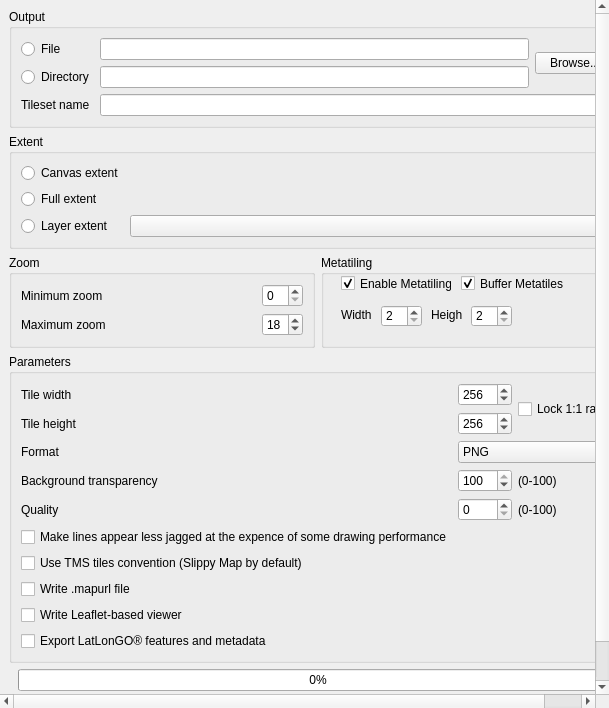
<?xml version="1.0" encoding="UTF-8"?>
<ui version="4.0">
 <class>Dialog</class>
 <widget class="QDialog" name="Dialog">
  <property name="geometry">
   <rect>
    <x>0</x>
    <y>0</y>
    <width>609</width>
    <height>708</height>
   </rect>
  </property>
  <property name="windowTitle">
   <string>QMetaTiles</string>
  </property>
  <layout class="QVBoxLayout" name="verticalLayout">
   <property name="margin">
    <number>0</number>
   </property>
   <item>
    <widget class="QScrollArea" name="scrollArea">
     <property name="frameShape">
      <enum>QFrame::NoFrame</enum>
     </property>
     <property name="widgetResizable">
      <bool>true</bool>
     </property>
     <widget class="QWidget" name="scrollAreaWidgetContents">
      <property name="geometry">
       <rect>
        <x>0</x>
        <y>0</y>
        <width>609</width>
        <height>708</height>
       </rect>
      </property>
      <layout class="QVBoxLayout" name="verticalLayout_2">
       <item>
        <widget class="QGroupBox" name="groupBox">
         <property name="title">
          <string>Output</string>
         </property>
         <layout class="QGridLayout" name="gridLayout">
          <item row="0" column="0">
           <widget class="QRadioButton" name="rbOutputZip">
            <property name="text">
             <string>File</string>
            </property>
           </widget>
          </item>
          <item row="0" column="1">
           <widget class="QLineEdit" name="leZipFileName"/>
          </item>
          <item row="0" column="2" rowspan="2">
           <widget class="QPushButton" name="btnBrowse">
            <property name="text">
             <string>Browse...</string>
            </property>
           </widget>
          </item>
          <item row="1" column="0">
           <widget class="QRadioButton" name="rbOutputDir">
            <property name="text">
             <string>Directory</string>
            </property>
           </widget>
          </item>
          <item row="1" column="1">
           <widget class="QLineEdit" name="leDirectoryName"/>
          </item>
          <item row="2" column="0">
           <widget class="QLabel" name="label_4">
            <property name="text">
             <string>Tileset name</string>
            </property>
           </widget>
          </item>
          <item row="2" column="1" colspan="2">
           <widget class="QLineEdit" name="leRootDir"/>
          </item>
         </layout>
        </widget>
       </item>
       <item>
        <widget class="QGroupBox" name="groupBox_2">
         <property name="title">
          <string>Extent</string>
         </property>
         <layout class="QGridLayout" name="gridLayout_2">
          <item row="0" column="0">
           <widget class="QRadioButton" name="rbExtentCanvas">
            <property name="text">
             <string>Canvas extent</string>
            </property>
           </widget>
          </item>
          <item row="1" column="0">
           <widget class="QRadioButton" name="rbExtentFull">
            <property name="text">
             <string>Full extent</string>
            </property>
           </widget>
          </item>
          <item row="2" column="0">
           <widget class="QRadioButton" name="rbExtentLayer">
            <property name="text">
             <string>Layer extent</string>
            </property>
           </widget>
          </item>
          <item row="2" column="1">
           <widget class="QComboBox" name="cmbLayers">
            <property name="sizePolicy">
             <sizepolicy hsizetype="Expanding" vsizetype="Fixed">
              <horstretch>0</horstretch>
              <verstretch>0</verstretch>
             </sizepolicy>
            </property>
           </widget>
          </item>
         </layout>
        </widget>
       </item>
       <item>
        <widget class="QFrame" name="frame">
         <property name="sizePolicy">
          <sizepolicy hsizetype="Preferred" vsizetype="Fixed">
           <horstretch>0</horstretch>
           <verstretch>0</verstretch>
          </sizepolicy>
         </property>
         <property name="frameShape">
          <enum>QFrame::NoFrame</enum>
         </property>
         <property name="frameShadow">
          <enum>QFrame::Raised</enum>
         </property>
         <layout class="QGridLayout" name="gridLayout_4">
          <property name="margin">
           <number>0</number>
          </property>
          <item row="0" column="0">
           <widget class="QGroupBox" name="groupBox_3">
            <property name="sizePolicy">
             <sizepolicy hsizetype="Preferred" vsizetype="Preferred">
              <horstretch>0</horstretch>
              <verstretch>0</verstretch>
             </sizepolicy>
            </property>
            <property name="title">
             <string>Zoom</string>
            </property>
            <layout class="QGridLayout" name="gridLayout_3">
             <item row="0" column="0">
              <widget class="QLabel" name="label">
               <property name="text">
                <string>Minimum zoom</string>
               </property>
              </widget>
             </item>
             <item row="2" column="0" alignment="Qt::AlignLeft">
              <widget class="QLabel" name="label_2">
               <property name="sizePolicy">
                <sizepolicy hsizetype="Fixed" vsizetype="Preferred">
                 <horstretch>0</horstretch>
                 <verstretch>0</verstretch>
                </sizepolicy>
               </property>
               <property name="text">
                <string>Maximum zoom</string>
               </property>
              </widget>
             </item>
             <item row="2" column="1">
              <widget class="QSpinBox" name="spnZoomMax">
               <property name="sizePolicy">
                <sizepolicy hsizetype="Fixed" vsizetype="Fixed">
                 <horstretch>0</horstretch>
                 <verstretch>0</verstretch>
                </sizepolicy>
               </property>
               <property name="minimum">
                <number>0</number>
               </property>
               <property name="maximum">
                <number>40</number>
               </property>
               <property name="value">
                <number>18</number>
               </property>
              </widget>
             </item>
             <item row="0" column="1">
              <widget class="QSpinBox" name="spnZoomMin">
               <property name="sizePolicy">
                <sizepolicy hsizetype="Fixed" vsizetype="Fixed">
                 <horstretch>0</horstretch>
                 <verstretch>0</verstretch>
                </sizepolicy>
               </property>
               <property name="maximum">
                <number>40</number>
               </property>
              </widget>
             </item>
            </layout>
           </widget>
          </item>
          <item row="0" column="1">
           <widget class="QGroupBox" name="grpMetaTiling">
            <property name="sizePolicy">
             <sizepolicy hsizetype="Preferred" vsizetype="Preferred">
              <horstretch>0</horstretch>
              <verstretch>0</verstretch>
             </sizepolicy>
            </property>
            <property name="layoutDirection">
             <enum>Qt::LeftToRight</enum>
            </property>
            <property name="title">
             <string>Metatiling</string>
            </property>
            <widget class="QCheckBox" name="chkUseMetatiling">
             <property name="geometry">
              <rect>
               <x>20</x>
               <y>20</y>
               <width>111</width>
               <height>17</height>
              </rect>
             </property>
             <property name="text">
              <string>Enable Metatiling</string>
             </property>
             <property name="checked">
              <bool>true</bool>
             </property>
            </widget>
            <widget class="QCheckBox" name="chkBufferMetatiles">
             <property name="geometry">
              <rect>
               <x>140</x>
               <y>20</y>
               <width>111</width>
               <height>17</height>
              </rect>
             </property>
             <property name="text">
              <string>Buffer Metatiles</string>
             </property>
             <property name="checked">
              <bool>true</bool>
             </property>
            </widget>
            <widget class="QSpinBox" name="spnMetaWidth">
             <property name="geometry">
              <rect>
               <x>60</x>
               <y>50</y>
               <width>41</width>
               <height>22</height>
              </rect>
             </property>
             <property name="sizePolicy">
              <sizepolicy hsizetype="Fixed" vsizetype="Fixed">
               <horstretch>0</horstretch>
               <verstretch>0</verstretch>
              </sizepolicy>
             </property>
             <property name="minimum">
              <number>2</number>
             </property>
            </widget>
            <widget class="QSpinBox" name="spnMetaHeight">
             <property name="geometry">
              <rect>
               <x>150</x>
               <y>50</y>
               <width>41</width>
               <height>22</height>
              </rect>
             </property>
             <property name="sizePolicy">
              <sizepolicy hsizetype="Fixed" vsizetype="Fixed">
               <horstretch>0</horstretch>
               <verstretch>0</verstretch>
              </sizepolicy>
             </property>
             <property name="minimum">
              <number>2</number>
             </property>
            </widget>
            <widget class="QLabel" name="label_9">
             <property name="geometry">
              <rect>
               <x>20</x>
               <y>50</y>
               <width>31</width>
               <height>20</height>
              </rect>
             </property>
             <property name="sizePolicy">
              <sizepolicy hsizetype="Fixed" vsizetype="Preferred">
               <horstretch>0</horstretch>
               <verstretch>0</verstretch>
              </sizepolicy>
             </property>
             <property name="text">
              <string>Width</string>
             </property>
            </widget>
            <widget class="QLabel" name="label_10">
             <property name="geometry">
              <rect>
               <x>110</x>
               <y>50</y>
               <width>31</width>
               <height>20</height>
              </rect>
             </property>
             <property name="sizePolicy">
              <sizepolicy hsizetype="Fixed" vsizetype="Preferred">
               <horstretch>0</horstretch>
               <verstretch>0</verstretch>
              </sizepolicy>
             </property>
             <property name="text">
              <string>Height</string>
             </property>
            </widget>
           </widget>
          </item>
         </layout>
        </widget>
       </item>
       <item>
        <widget class="QgsCollapsibleGroupBox" name="grpParameters">
         <property name="title">
          <string>Parameters</string>
         </property>
         <property name="collapsed" stdset="0">
          <bool>true</bool>
         </property>
         <property name="saveCollapsedState" stdset="0">
          <bool>true</bool>
         </property>
         <layout class="QGridLayout">
          <item row="1" column="0">
           <widget class="QLabel" name="lblHeight">
            <property name="enabled">
             <bool>true</bool>
            </property>
            <property name="text">
             <string>Tile height</string>
            </property>
           </widget>
          </item>
          <item row="0" column="1">
           <widget class="QSpinBox" name="spnTileWidth">
            <property name="minimum">
             <number>128</number>
            </property>
            <property name="maximum">
             <number>2048</number>
            </property>
            <property name="value">
             <number>256</number>
            </property>
           </widget>
          </item>
          <item row="3" column="0">
           <widget class="QLabel" name="label_6">
            <property name="text">
             <string>Format</string>
            </property>
           </widget>
          </item>
          <item row="7" column="0">
           <widget class="QCheckBox" name="chkTMSConvention">
            <property name="text">
             <string>Use TMS tiles convention (Slippy Map by default)</string>
            </property>
           </widget>
          </item>
          <item row="1" column="1">
           <widget class="QSpinBox" name="spnTileHeight">
            <property name="enabled">
             <bool>true</bool>
            </property>
            <property name="minimum">
             <number>128</number>
            </property>
            <property name="maximum">
             <number>2048</number>
            </property>
            <property name="value">
             <number>256</number>
            </property>
           </widget>
          </item>
          <item row="0" column="2" rowspan="2">
           <widget class="QCheckBox" name="chkLockRatio">
            <property name="text">
             <string>Lock 1:1 ratio</string>
            </property>
           </widget>
          </item>
          <item row="6" column="0">
           <widget class="QCheckBox" name="chkAntialiasing">
            <property name="text">
             <string>Make lines appear less jagged at the expence of some drawing performance</string>
            </property>
           </widget>
          </item>
          <item row="0" column="0">
           <widget class="QLabel" name="label_3">
            <property name="text">
             <string>Tile width</string>
            </property>
           </widget>
          </item>
          <item row="4" column="0">
           <widget class="QLabel" name="label_5">
            <property name="text">
             <string>Background transparency</string>
            </property>
           </widget>
          </item>
          <item row="3" column="1" colspan="2">
           <widget class="QComboBox" name="cmbFormat">
            <item>
             <property name="text">
              <string>PNG</string>
             </property>
            </item>
            <item>
             <property name="text">
              <string>JPG</string>
             </property>
            </item>
           </widget>
          </item>
          <item row="4" column="1">
           <widget class="QSpinBox" name="spnTransparency">
            <property name="maximum">
             <number>100</number>
            </property>
            <property name="value">
             <number>100</number>
            </property>
           </widget>
          </item>
          <item row="5" column="0">
           <widget class="QLabel" name="label_7">
            <property name="text">
             <string>Quality</string>
            </property>
           </widget>
          </item>
          <item row="5" column="1">
           <widget class="QSpinBox" name="spnQuality">
            <property name="minimum">
             <number>0</number>
            </property>
            <property name="maximum">
             <number>100</number>
            </property>
            <property name="value">
             <number>0</number>
            </property>
           </widget>
          </item>
          <item row="5" column="2">
           <widget class="QLabel" name="label_8">
            <property name="text">
             <string>(0-100)</string>
            </property>
           </widget>
          </item>
          <item row="10" column="0" colspan="3">
           <widget class="QCheckBox" name="chkFeatures">
            <property name="text">
             <string>Export LatLonGO® features and metadata</string>
            </property>
           </widget>
          </item>
          <item row="8" column="0">
           <widget class="QCheckBox" name="chkWriteMapurl">
            <property name="text">
             <string>Write .mapurl file</string>
            </property>
           </widget>
          </item>
          <item row="9" column="0">
           <widget class="QCheckBox" name="chkWriteViewer">
            <property name="text">
             <string>Write Leaflet-based viewer</string>
            </property>
           </widget>
          </item>
          <item row="4" column="2">
           <widget class="QLabel" name="label_11">
            <property name="text">
             <string>(0-100)</string>
            </property>
           </widget>
          </item>
         </layout>
        </widget>
       </item>
       <item>
        <widget class="QFrame" name="frame_2">
         <property name="sizePolicy">
          <sizepolicy hsizetype="Preferred" vsizetype="Fixed">
           <horstretch>0</horstretch>
           <verstretch>0</verstretch>
          </sizepolicy>
         </property>
         <property name="minimumSize">
          <size>
           <width>0</width>
           <height>0</height>
          </size>
         </property>
         <property name="frameShape">
          <enum>QFrame::NoFrame</enum>
         </property>
         <property name="frameShadow">
          <enum>QFrame::Raised</enum>
         </property>
         <layout class="QGridLayout" name="gridLayout_5">
          <property name="topMargin">
           <number>0</number>
          </property>
          <item row="0" column="0">
           <widget class="QProgressBar" name="progressBar">
            <property name="value">
             <number>0</number>
            </property>
            <property name="textVisible">
             <bool>true</bool>
            </property>
           </widget>
          </item>
          <item row="1" column="0">
           <widget class="QDialogButtonBox" name="buttonBox">
            <property name="orientation">
             <enum>Qt::Horizontal</enum>
            </property>
            <property name="standardButtons">
             <set>QDialogButtonBox::Close|QDialogButtonBox::Ok</set>
            </property>
           </widget>
          </item>
         </layout>
        </widget>
       </item>
      </layout>
     </widget>
    </widget>
   </item>
  </layout>
 </widget>
 <customwidgets>
  <customwidget>
   <class>QgsCollapsibleGroupBox</class>
   <extends>QGroupBox</extends>
   <header>qgis.gui</header>
   <container>1</container>
  </customwidget>
 </customwidgets>
 <resources/>
 <connections>
  <connection>
   <sender>buttonBox</sender>
   <signal>accepted()</signal>
   <receiver>Dialog</receiver>
   <slot>accept()</slot>
   <hints>
    <hint type="sourcelabel">
     <x>248</x>
     <y>254</y>
    </hint>
    <hint type="destinationlabel">
     <x>157</x>
     <y>274</y>
    </hint>
   </hints>
  </connection>
  <connection>
   <sender>buttonBox</sender>
   <signal>rejected()</signal>
   <receiver>Dialog</receiver>
   <slot>reject()</slot>
   <hints>
    <hint type="sourcelabel">
     <x>316</x>
     <y>260</y>
    </hint>
    <hint type="destinationlabel">
     <x>286</x>
     <y>274</y>
    </hint>
   </hints>
  </connection>
 </connections>
</ui>
